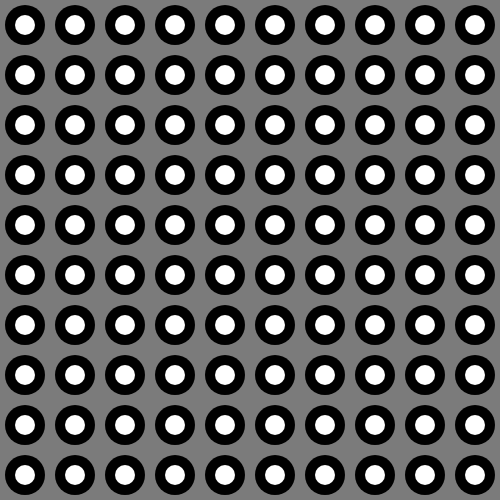
Frame 1 (no input)
Frame 60 (no input): identical to frame 1, image omitted
Frame 120 (the mouse pressed at the canvas centre since frame 60): identical to frame 1, image omitted

The p5.js sketch that drew this single still picture (run headless with seeded random() and noise() and a simulated clock; from frame 60 on, the mouse is pressed at the canvas centre):

// p5.js sketch
// ── sketch.js
'use strict';

let noOfTiles = 10;
let tileWidth;
let circleRadiusBig = 40;
let circleRadiusSmall = 20;

function setup(){
	createCanvas(500, 500);
	tileWidth = width / noOfTiles;
}

function draw(){
    background(123);
    noStroke();

	translate(tileWidth/2, tileWidth/2);

    for (let gridY = 0; gridY < noOfTiles; gridY++) {
  	  	for (let gridX = 0; gridX < noOfTiles; gridX++) {

	  		let posX = gridX * tileWidth;
            let posY = gridY * tileWidth;
            
            fill(0);
			ellipse(posX, posY, circleRadiusBig, circleRadiusBig);
  	  	}
    }

	// Create a grid for the white circles and draw them on top of the big ones
    for (let gridY = 0; gridY < noOfTiles; gridY++) {
        for (let gridX = 0; gridX < noOfTiles; gridX++) {
            // Set the x and y position for the white circles
            let posX = gridX * tileWidth;
            let posY = gridY * tileWidth;

            fill(255);
            ellipse(posX, posY, circleRadiusSmall, circleRadiusSmall);
        }
    }
}
